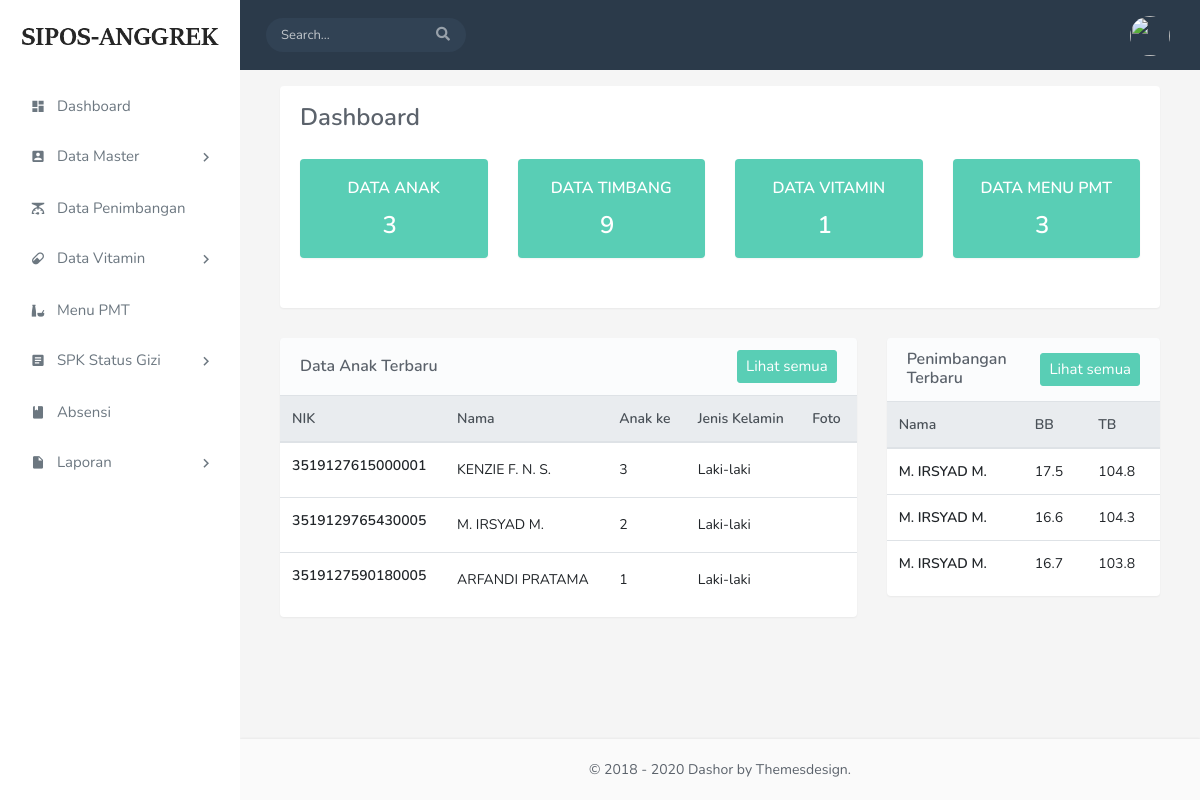
The page /index.php/dashboard on the database its author committed.
### tables this page shows
CREATE TABLE `data_anak` (
  `id_anak` int(5) NOT NULL,
  `nik` varchar(16) NOT NULL,
  `nama` varchar(50) NOT NULL,
  `anak_ke` int(5) NOT NULL,
  `tempat_lahir` varchar(15) NOT NULL,
  `tanggal_lahir` date NOT NULL,
  `umur` varchar(40) NOT NULL,
  `jenis_kelamin` varchar(10) NOT NULL,
  `nama_ortu` int(5) NOT NULL,
  `alamat` varchar(50) NOT NULL,
  `foto_anak` text NOT NULL,
  `status` varchar(20) NOT NULL
);

CREATE TABLE `data_penimbangan` (
  `id_penimbangan` int(5) NOT NULL,
  `nik_anak` varchar(16) NOT NULL,
  `nama_anak` varchar(50) NOT NULL,
  `jenis_kelamin_anak` varchar(10) NOT NULL,
  `umur_anak` varchar(40) NOT NULL,
  `tgl_timbang_anak` date NOT NULL,
  `bb_anak` varchar(10) NOT NULL,
  `tb_anak` varchar(10) NOT NULL,
  `id_anakk` int(5) NOT NULL
);

### application/controllers/Dashboard.php (called while the page is built, shortened)
<?php
class Dashboard extends CI_Controller{
	public function index(){
		$data['user'] = $this->Data_Pengguna_model->getAll()->result();
		$data['total_data_anak'] = $this->Data_Anak_model-> count_all_anak();
		$data['total_data_vitamin'] = $this->Data_Vitamin_model->count_all_vitamin();
		$data['total_data_penimbangan'] = $this->Data_Penimbangan_model->count_all_penimbangan();
		$data['total_menu_pmt'] = $this->Data_Menu_PMT_model->count_all_menu_pmt();
		$data['terbaru'] = $this->Data_Penimbangan_model->data_terbaru()->result();
		$data['baru'] = $this->Data_Anak_model->data_terbaru()->result();
		$this->template->views('Admin2/dashboard',$data);
	}
}
?>

### index.php (called while the page is built, shortened)
<?php
require_once BASEPATH.'core/CodeIgniter.php';

### application/models/Data_Anak_model.php (called while the page is built, shortened)
<?php
class Data_Anak_model extends CI_Model
{
    public function data_terbaru()
	{
    	$this->db->select('*');
    	$this->db->from('data_anak');
    	$this->db->order_by('id_anak','DESC');
    	$this->db->limit(3);
    	$query = $this->db->get();
    	return $query;
    }
}
?>

### application/models/Data_Penimbangan_model.php (called while the page is built, shortened)
<?php
class Data_Penimbangan_model extends CI_Model
{
	public function data_terbaru()
	{
    	$this->db->select('*');
    	$this->db->from('data_penimbangan');
    	$this->db->order_by('id_penimbangan','DESC');
    	$this->db->limit(3);
    	$query = $this->db->get();
    	return $query;
    }
}
?>

### application/views/Admin2/dashboard.php (the view, shortened to what this page needs)
 <br>
 <form class="user" action="<?php echo base_url('Dashboard/dashboard'); ?>" method="POST" enctype="multipart/form-data">
<br>
    <div class="row">
                <div class="col-12">
                    <div class="card m-b-30">
                        <div class="card-body">
                             <h4 class="page-title">Dashboard</h4>
                             <br>
    <div class="row">
    <div class="col-md-12 col-xl-3">
       <div class="card text-white bg-primary">
        <div class="card-body text-center">
            <div class="p-6">
            <h6 class="text-uppercase mb-3">Data Anak</h6>
            <h4 class="mb-0"><?php echo $total_data_anak; ?><small class="ml-2"></small></h4>
          </div>
        </div>
    </div>
    </div>
    <div class="col-md-12 col-xl-3">
       <div class="card text-white bg-primary">
        <div class="card-body text-center">
            <div class="p-6">
            <h6 class="text-uppercase mb-3">Data Timbang</h6>
            <h4 class="mb-0"><?php echo $total_data_penimbangan; ?>
            <small class="ml-2"></small></h4>
          </div>
        </div>
    </div>
  </div>
    <div class="col-md-12 col-xl-3">
       <div class="card text-white bg-primary">
        <div class="card-body text-center">
            <div class="p-6">
            <h6 class="text-uppercase mb-3">Data Vitamin</h6>
            <h4 class="mb-0"><?php echo $total_data_vitamin; ?>
            <small class="ml-2"></small></h4>
          </div>
        </div>
    </div>
    </div>
    <div class="col-md-12 col-xl-3">
       <div class="card text-white bg-primary">
        <div class="card-body text-center">
            <div class="p-6">
            <h6 class="text-uppercase mb-3 ">Data Menu PMT</i></h6>
            <h4 class="mb-0"><?php echo $total_menu_pmt; ?>
            <small class="ml-2"></small></h4>
          </div>
        </div>
    </div>
    </div>
  </div>
</form>
</div>
</div>
</div>
 <div class="row">
        <div class="col-xl-8">
          <div class="card">
            <div class="card-header border-0">
              <div class="row align-items-center">
                <div class="col">
                  <h6 class="mb-0">Data Anak Terbaru</h6>
                </div>
                <div class="col text-right">
                  <a href="<?php echo base_url('Data_Anak')?>" class="btn btn-sm btn-primary">Lihat semua</a>
                </div>
              </div>
            </div>
            <div class="table-responsive">
              <table class="table align-items-center table-flush">
                <thead class="thead-light">
                  <tr>
                    <th scope="col">NIK</th>
                    <th scope="col">Nama</th>
                    <th scope="col">Anak ke</th>
                    <th scope="col">Jenis Kelamin</th>
                    <th scope="col">Foto</th>
                  </tr>
                </thead>
                <tbody>
                <?php foreach ($baru as $baris) : ?>
                  <tr>
                    <th scope="col">
                      <?php echo $baris->nik; ?>
                    </th>
                    <td>
                      <?php echo $baris->nama; ?>
                    </td>
                    <td>
                      <?php echo $baris->anak_ke; ?>
                    </td>
                    <td>
                      <?php echo $baris->jenis_kelamin; ?>
                    </td>
                    <td><img src="<?php echo base_url('assets/upload/fotoanak/') . $baris->foto_anak; ?>" alt="" width="30" height="30" onerror="this.onerror = null; this.src = '<?= base_url('assets/images/avatar.png') ?>'"></td>
                  </tr>
                <?php endforeach; ?>
                </tbody>
              </table>
            </div>
          </div>
        </div>
         <div class="col-xl-4">
          <div class="card">
            <div class="card-header border-0">
              <div class="row align-items-center">
                <div class="col">
                  <h6 class="mb-0">Penimbangan Terbaru</h6>
                </div>
                <div class="col text-right">
                  <a href="<?php echo base_url('Data_Penimbangan/lihat_semua_data_penimbangan')?>" class="btn btn-sm btn-primary">Lihat semua</a>
                </div>
              </div>
            </div>
            <div class="table-responsive">
              <table class="table align-items-center table-flush">
                <thead class="thead-light">
                  <tr>
                    <th scope="col">Nama</th>
                    <th scope="col">BB</th>
                    <th scope="col">TB</th>
                  </tr>
                </thead>
                <tbody>
                <?php foreach ($terbaru as $baris) : ?>
                  <tr>
                    <th scope="col">
                      <?php echo $baris->nama_anak; ?>
                    </th>
                    <td>
                      <?php echo $baris->bb_anak; ?>
                    </td>
                    <td>
                      <?php echo $baris->tb_anak; ?>
                    </td>
                  </tr>
                <?php endforeach; ?>
                </tbody>
              </table>
            </div>
          </div>
        </div>
      </div>

### application/views/Admin/_Template/head.php (shortened to what this page needs)
<!DOCTYPE html>
<html lang="en">
<head>
        <link rel="stylesheet" href="<?php echo base_url();?>assets/plugins/metro/MetroJs.min.css">
        <link rel="stylesheet" href="<?php echo base_url();?>assets/plugins/morris/morris.css">
        <link href="<?php echo base_url();?>assets/plugins/jvectormap/jquery-jvectormap-2.0.2.css" rel="stylesheet">
        <link href="<?php echo base_url();?>assets/plugins/datatables/dataTables.bootstrap4.min.css" rel="stylesheet" type="text/css" />
        <link href="<?php echo base_url();?>assets/plugins/datatables/buttons.bootstrap4.min.css" rel="stylesheet" type="text/css" />
        <link href="<?php echo base_url();?>assets/plugins/datatables/responsive.bootstrap4.min.css" rel="stylesheet" type="text/css" />
        <link href="<?php echo base_url();?>assets/css/bootstrap.min.css" rel="stylesheet" type="text/css">
        <link href="<?php echo base_url();?>assets/plugins/animate/animate.css" rel="stylesheet" type="text/css">
        <link href="<?php echo base_url();?>assets/css/icons.css" rel="stylesheet" type="text/css">
        <link href="<?php echo base_url();?>assets/css/style.css" rel="stylesheet" type="text/css">
        <link rel="stylesheet" href="<?php echo base_url();?>assets/highcharts/style.css" type="text/css">
    </head>

### application/views/Admin/_Template/topbar.php (shortened to what this page needs)
<div class="topbar">
    <nav class="navbar-custom">
        <ul class="list-inline float-right mb-0">
            <li class="list-inline-item dropdown notification-list">
            </li>
            <li class="list-inline-item dropdown notification-list">
                <a class="nav-link dropdown-toggle arrow-none waves-effect waves-light nav-user text-white " data-toggle="dropdown" href="#" role="button"
                    aria-haspopup="false" aria-expanded="false">
                    <img src="<?php echo base_url('assets/upload/fotopengguna/') .$this->session->userdata('session_foto');?>" alt="" class="rounded-circle text-white "> &nbsp<?php echo ($this->session->userdata('session_nama'));?>
                </a>
            </li>
        </ul>
        <ul class="list-inline menu-left mb-0">
            <li class="hide-phone app-search">
                <form role="search" class="">
                    <input type="text" placeholder="Search..." class="form-control">
                    <a href=""><i class="fa fa-search"></i></a>
                </form>
            </li>
        </ul>
        <div class="clearfix"></div>
    </nav>
</div>

### application/views/Admin/_Template/sidebar.php (shortened to what this page needs)
<div class="left side-menu">
    <div class="topbar-left">
        <div class="text-center">
            <div>
                <a href="#" class="logo"><img src="<?php echo base_url(); ?>assets/images/sipos.png" height="28" weight="20" alt="logo"></a>
            </div>
        </div>
        <div class="sidebar-inner slimscrollleft" id="sidebar-main">
            <div id="sidebar-menu">
                <ul>
                    <li>
                        <a href="<?php echo site_url('Dashboard
                         '); ?>" class="waves-effect waves-light"><i class="mdi mdi-view-dashboard"></i><span> Dashboard </span></a>
                    </li>
                    <li class="has_sub">
                        <a href="#" class="waves-effect waves-light"><i class="mdi mdi-account-box"></i><span> Data Master </span><span class="float-right"><i class="mdi mdi-chevron-right"></i></span></a>
                    </li>
                    <li>
                        <a href="<?php echo site_url('Data_Penimbangan'); ?>" class="waves-effect waves-light"><i class="mdi mdi-scale"></i><span> Data Penimbangan </span></a>
                    </li>
                        <li class="has_sub">
                            <a href="#" class="waves-effect waves-light"><i class="mdi mdi-pill"></i><span> Data Vitamin </span><span class="float-right"><i class="mdi mdi-chevron-right"></i></span></a>
                        </li>
                        <li>
                        <a href="<?php echo site_url('Data_Menu_PMT'); ?>" class="waves-effect waves-light"><i class="mdi mdi-food-variant"></i><span> Menu PMT </span></a>
                        <li class="has_sub">
                            <a href="#" class="waves-effect waves-light"><i class="mdi mdi-file-document-box"></i><span> SPK Status Gizi </span><span class="float-right"><i class="mdi mdi-chevron-right"></i></span></a>
                        </li>
                        <li>
                        <a href="<?php echo site_url('Absensi'); ?>" class="waves-effect waves-light"><i class="mdi mdi-book"></i><span> Absensi </span></a>
                    </li>
                    <li class="has_sub">
                            <a href="#" class="waves-effect waves-light"><i class="mdi mdi-file"></i><span> Laporan </span><span class="float-right"><i class="mdi mdi-chevron-right"></i></span></a>
                        </li>
                </ul>
            </div>
        </div>
    </div>
</div>

### application/views/Admin/_Template/content.php (shortened to what this page needs)
 <div class="content-page">
                <div class="content">
    <?php echo @$konten ;?>
 </div>
</div>
</div>

### application/views/Admin/_Template/footer.php (shortened to what this page needs)
<footer class="footer">
    © 2018 - 2020 Dashor by Themesdesign.
</footer>

### application/libraries/Template.php
<?php
 class Template {
 protected $_ci;
 function __construct() {
 $this->_ci = &get_instance();
 }
 function views($template = NULL, $data = NULL) {
 if ($template != NULL) {
 $data['head'] = $this->_ci->load->view('Admin/_Template/head', $data, TRUE);
 $data['topbar'] = $this->_ci->load->view('Admin/_Template/topbar', $data, TRUE);
 $data['sidebar'] = $this->_ci->load->view('Admin/_Template/sidebar', $data, TRUE);
 $data['konten'] = $this->_ci->load->view($template, $data, TRUE);
$data['content'] = $this->_ci->load->view('Admin/_Template/content', $data, TRUE);
$data['footer'] = $this->_ci->load->view('Admin/_Template/footer', $data, TRUE);
echo $data['Template']= $this->_ci->load->view('Admin/_Template/Template', $data, TRUE); }}}?>

### application/views/Admin/_Template/template.php (shortened to what this page needs)
<!DOCTYPE html>
<html lang="en">
<?= @$head; ?>
<body id="page-top">
    <div id="wrapper">
        <?= @$sidebar;  ?>
        <div id="content-wrapper" class="d-flex flex-column">
            <div id="content">
                <?= @$topbar; ?>
                <div class="container-fluid">
                    <?= @$content; ?>
                <?= @$footer; ?>
</body>
</html>

### rows shown on the page
data_anak: nik "3519127615000001", nama "KENZIE F. N. S.", anak_ke "3", jenis_kelamin "Laki-laki", foto_anak (picture)
data_anak: nik "3519129765430005", nama "M. IRSYAD M.", anak_ke "2", jenis_kelamin "Laki-laki", foto_anak (picture)
data_anak: nik "3519127590180005", nama "ARFANDI PRATAMA", anak_ke "1", jenis_kelamin "Laki-laki", foto_anak (picture)
data_penimbangan: nama_anak "M. IRSYAD M.", bb_anak "17.5", tb_anak "104.8"
data_penimbangan: nama_anak "M. IRSYAD M.", bb_anak "16.6", tb_anak "104.3"
data_penimbangan: nama_anak "M. IRSYAD M.", bb_anak "16.7", tb_anak "103.8"

### other values the page prints
$total_data_anak "3"
$total_data_penimbangan "9"
$total_data_vitamin "1"
$total_menu_pmt "3"
